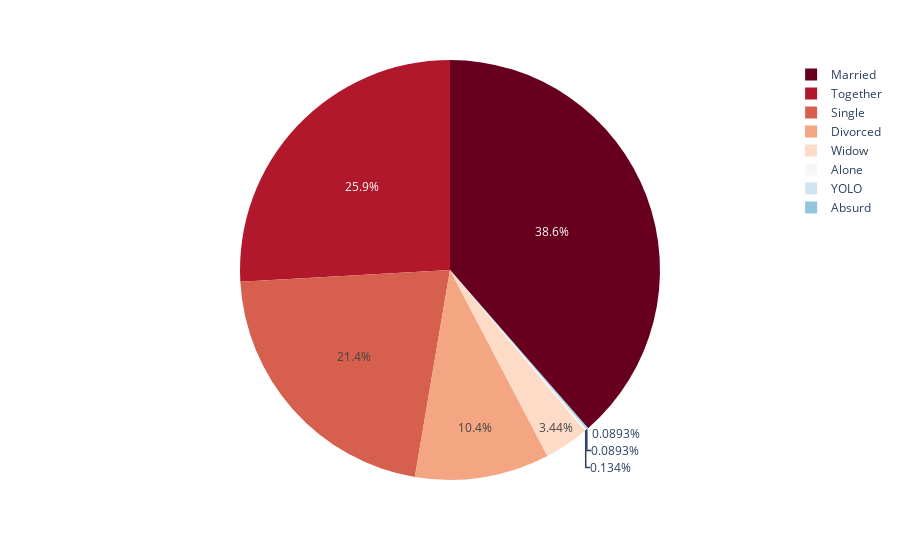

The notebook cell saved with this chart:
### Code cell
fig =  px.pie (data, names = "Marital_Status", color_discrete_sequence=px.colors.sequential.RdBu)
fig.show ()

### Figure 1 — Plotly figure (JSON) as saved in the notebook; plotly's stock layout.template omitted (floating-point values rounded to 4 significant figures; data arrays with more than 128 entries replaced by an {"elided": "..."} marker saying what was removed)
{"data": [{"domain": {"x": [0, 1], "y": [0, 1]}, "hovertemplate": "Marital_Status=%{label}<extra></extra>", "labels": {"elided": "2240 str values"}, "legendgroup": "", "name": "", "showlegend": true, "type": "pie"}], "layout": {"legend": {"tracegroupgap": 0}, "margin": {"t": 60}, "piecolorway": ["rgb(103,0,31)", "rgb(178,24,43)", "rgb(214,96,77)", "rgb(244,165,130)", "rgb(253,219,199)", "rgb(247,247,247)", "rgb(209,229,240)", "rgb(146,197,222)", "rgb(67,147,195)", "rgb(33,102,172)", "rgb(5,48,97)"]}}
